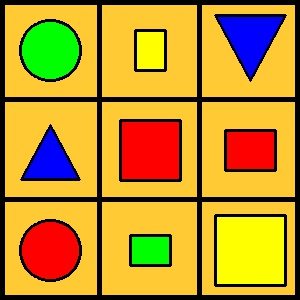
#> input picture Shape-Detection/test_images/board_4.jpg, 300 x 300 px, given in place of the camera
$ python Object_detection.py   (Python 2 division)
#> lines starting #> are read from the running program, lines starting #| are printed output that depends on the picture; after the words box and inside, x2 and y2 are one past the last pixel; in counts of white or black regions, pixels touching at a corner belong together
import cv2
import numpy as np

def nothing(x):
	pass

h=0
cap=cv2.VideoCapture(0)
cv2.namedWindow('controls')
cv2.createTrackbar('Hmin','controls',78,255,nothing)
cv2.createTrackbar('Hmax','controls',129,255,nothing)
cv2.createTrackbar('Smin','controls',99,255,nothing)
cv2.createTrackbar('Smax','controls',255,255,nothing)
cv2.createTrackbar('Vmin','controls',81,255,nothing)
cv2.createTrackbar('Vmax','controls',255,255,nothing)

while cap.isOpened():
	ret,frame=cap.read()
#> frame is the input picture: shape (300, 300, 3); mean B, G, R 44.3, 145.8, 188.3
	blur=frame#cv2.GaussianBlur(frame, (11,11),0)
	hsv = cv2.cvtColor(blur, cv2.COLOR_BGR2HSV)
#> hsv: shape (300, 300, 3); mean H, S, V 27.4, 217.2, 207.6
	# [4 lines of commented-out code are left out]
	lower=np.array([cv2.getTrackbarPos('Hmin','controls'),cv2.getTrackbarPos('Smin','controls'),cv2.getTrackbarPos('Vmin','controls')])
	upper=np.array([cv2.getTrackbarPos('Hmax','controls'),cv2.getTrackbarPos('Smax','controls'),cv2.getTrackbarPos('Vmax','controls')])
	# print lower,upper
	mask=cv2.inRange(hsv, lower, upper)
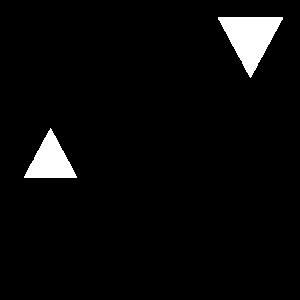
#> mask: shape (300, 300); 3.8% white; 2 white regions, box (x1, y1, x2, y2) and area: (218, 17, 283, 78) 2059, (24, 128, 77, 178) 1382
	mask = cv2.erode(mask, None, iterations=1)
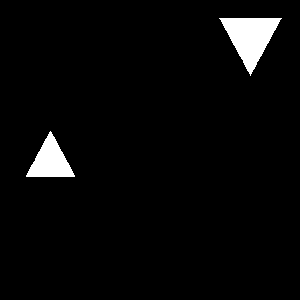
#> mask: shape (300, 300); 3.3% white; 2 white regions, box (x1, y1, x2, y2) and area: (219, 18, 282, 76) 1812, (26, 131, 75, 177) 1181
	mask = cv2.dilate(mask, None, iterations=1)
#> mask: shape (300, 300); 3.8% white; 2 white regions
	cv2.imshow('mask',mask)
	cnts = cv2.findContours(mask.copy(), cv2.RETR_EXTERNAL,cv2.CHAIN_APPROX_SIMPLE)[-2]
#> cnts = 2 contours; box (x1, y1, x2, y2) and area: (218, 17, 283, 77) 1965, (25, 130, 76, 178) 1301
	center = None
	if len(cnts)>0:
		c = max(cnts, key=cv2.contourArea)
#> c = contour of 104 points, box (x1, y1, x2, y2) (218, 17, 283, 77), area 1965
		# ((x, y), radius) = cv2.minEnclosingCircle(c)
		(x,y,w,h)=cv2.boundingRect(c)
#> x = 218; y = 17; w = 65; h = 60
		# M = cv2.moments(c)
		# center = (int(M["m10"] / M["m00"]), int(M["m01"] / M["m00"]))
		if w>10:
			# cv2.circle(frame, (int(x), int(y)), int(radius),(0, 255, 255), 2)
			cv2.rectangle(frame, (x,y),(x+w,y+h),(0, 255, 255), 2)
			cv2.putText(frame, 'Detecting', (10, 30), cv2.FONT_HERSHEY_DUPLEX,0.65, (0, 0, 255), 2)
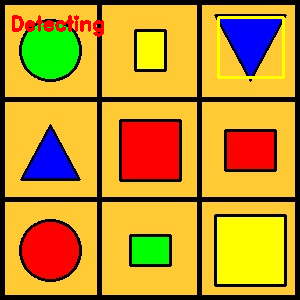
#> frame: shape (300, 300, 3); mean B, G, R 43.3, 145.2, 189.9
			a= x+w/2
#> a = 250
			b= y+h/2
#> b = 47
			cv2.rectangle(frame,   (a,b)  ,   (a,b)   ,(0, 0, 255), 5)
#> frame: shape (300, 300, 3); 0.03% of pixels changed, all inside (x1, y1, x2, y2) = (247, 44, 254, 51)
			print x,y,w,h
#| 218 17 65 60
	cv2.imshow('frame', frame)

	k = cv2.waitKey(1) & 0xFF
#> (key Esc is pressed here)
	if k == 27:
		break

cap.release()

$ run again, on Shape-Detection/test_images/container_2.jpg
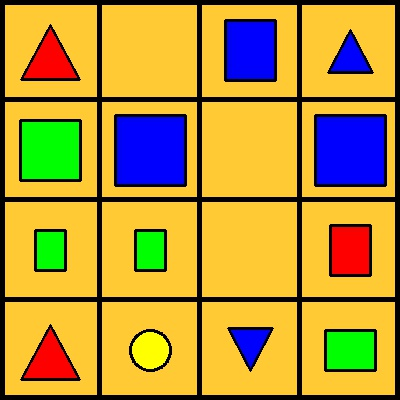
#> input picture Shape-Detection/test_images/container_2.jpg, 400 x 400 px, given in place of the camera
#> frame is the input picture: shape (400, 400, 3); mean B, G, R 59.2, 149.5, 181.1
#> hsv: shape (400, 400, 3); mean H, S, V 33.6, 214.9, 212.8
#> `mask = cv2.erode(mask, None, iterations=1)`:
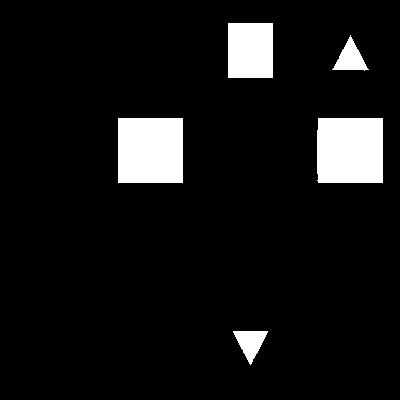
#> mask: shape (400, 400); 7.6% white; 5 white regions, box (x1, y1, x2, y2) and area: (317, 118, 383, 183) 4270, (118, 118, 183, 183) 4225, (228, 23, 273, 78) 2475, (332, 35, 369, 71) 635, (233, 331, 268, 365) 632
#> cnts = 5 contours; box (x1, y1, x2, y2) and area: (316, 117, 384, 184) 4405, (117, 117, 184, 184) 4356, (227, 22, 274, 79) 2576, (331, 34, 370, 72) 728, (232, 330, 269, 366) 719
#> c = contour of 12 points, box (x1, y1, x2, y2) (316, 117, 384, 184), area 4405
#> x = 316; y = 117; w = 68; h = 67
#> `cv2.putText(frame, 'Detecting', (10, 30), cv2.FONT_HERSHEY_DUPLEX,0.65..`:
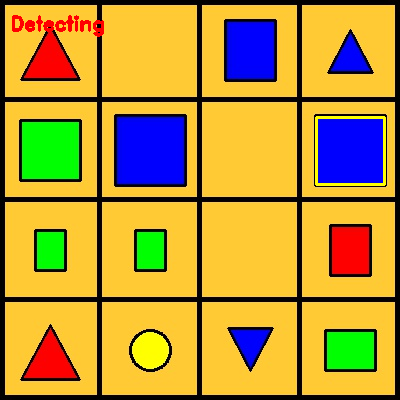
#> frame: shape (400, 400, 3); mean B, G, R 58.5, 149.8, 182.5
#> a = 350
#> b = 150
#| 316 117 68 67

$ run again, on Shape-Detection/test_images/container_3.jpg
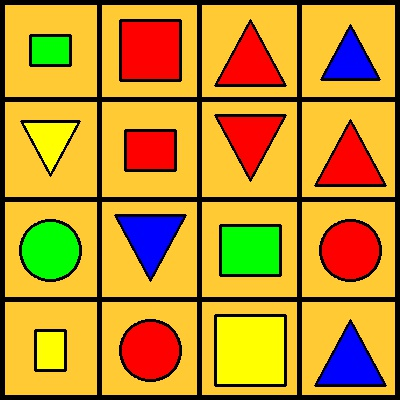
#> input picture Shape-Detection/test_images/container_3.jpg, 400 x 400 px, given in place of the camera
#> frame is the input picture: shape (400, 400, 3); mean B, G, R 44.1, 143.9, 191.2
#> hsv: shape (400, 400, 3); mean H, S, V 26.8, 217.8, 209.6
#> `mask = cv2.erode(mask, None, iterations=1)`:
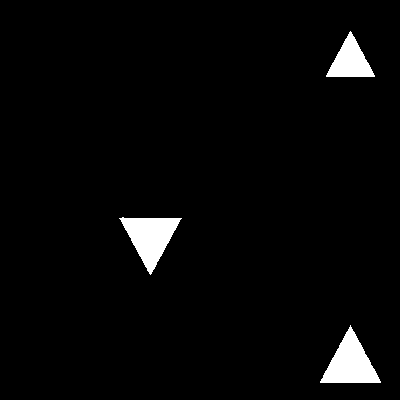
#> mask: shape (400, 400); 3% white; 3 white regions, box (x1, y1, x2, y2) and area: (119, 217, 182, 275) 1812, (320, 325, 381, 383) 1809, (326, 31, 375, 77) 1182
#> cnts = 3 contours; box (x1, y1, x2, y2) and area: (118, 216, 183, 276) 1966, (319, 324, 382, 384) 1959, (325, 30, 376, 78) 1302
#> c = contour of 104 points, box (x1, y1, x2, y2) (118, 216, 183, 276), area 1966
#> x = 118; y = 216; w = 65; h = 60
#> `cv2.putText(frame, 'Detecting', (10, 30), cv2.FONT_HERSHEY_DUPLEX,0.65..`:
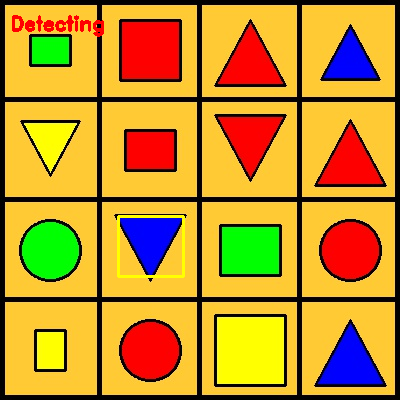
#> frame: shape (400, 400, 3); mean B, G, R 43.5, 143.5, 191.7
#> a = 150
#> b = 246
#| 118 216 65 60
